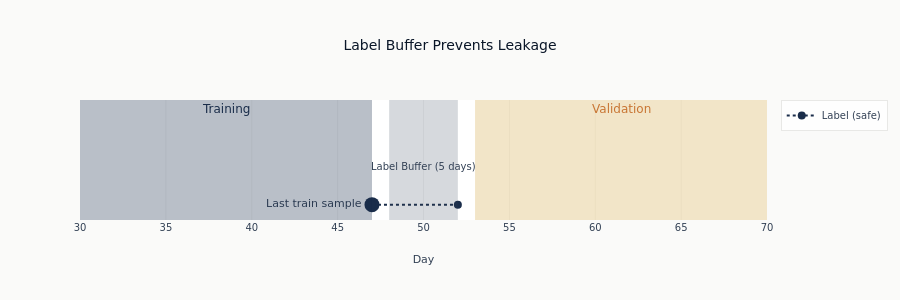

Notebook code cell kept with this figure:
### Markdown cell above
### The Solution: Label Buffer (Purge Gap)

End training at least $h$ samples before validation starts, where $h$ is the
label horizon. López de Prado (2018) calls this **purging**.

$$\text{Training End} \leq \text{Validation Start} - h$$

### Code cell
fig = go.Figure()

fig.add_vrect(x0=30, x1=47, fillcolor=COLORS["slate"], opacity=0.3, line_width=0)
fig.add_annotation(
    x=38.5, y=0.8, text="Training", showarrow=False, font=dict(size=12, color=COLORS["slate"])
)

fig.add_vrect(x0=48, x1=52, fillcolor=COLORS["neutral"], opacity=0.2, line_width=0)
fig.add_annotation(
    x=50,
    y=0.5,
    text="Label Buffer\n(5 days)",
    showarrow=False,
    font=dict(size=10, color=COLORS["neutral"]),
)

fig.add_vrect(x0=53, x1=70, fillcolor=COLORS["amber"], opacity=0.3, line_width=0)
fig.add_annotation(
    x=61.5, y=0.8, text="Validation", showarrow=False, font=dict(size=12, color=COLORS["copper"])
)

fig.add_trace(
    go.Scatter(
        x=[47],
        y=[0.3],
        mode="markers+text",
        marker=dict(size=15, color=COLORS["slate"]),
        text=["Last train sample"],
        textposition="middle left",
        name="Training",
        showlegend=False,
    )
)
fig.add_trace(
    go.Scatter(
        x=[47, 52],
        y=[0.3, 0.3],
        mode="lines+markers",
        line=dict(color=COLORS["slate"], width=2, dash="dot"),
        marker=dict(size=8),
        name="Label (safe)",
    )
)

fig.update_layout(
    title="Label Buffer Prevents Leakage",
    xaxis_title="Day",
    yaxis_visible=False,
    height=300,
    showlegend=True,
)
fig.show()

### Figure 1 — Plotly figure (JSON) as saved in the notebook; plotly's stock layout.template omitted (floating-point values rounded to 4 significant figures)
{"data": [{"marker": {"color": "#1a2d4a", "size": 15}, "mode": "markers+text", "name": "Training", "showlegend": false, "text": ["Last train sample"], "textposition": "middle left", "type": "scatter", "x": [47], "y": [0.3]}, {"line": {"color": "#1a2d4a", "dash": "dot", "width": 2}, "marker": {"size": 8}, "mode": "lines+markers", "name": "Label (safe)", "type": "scatter", "x": [47, 52], "y": [0.3, 0.3]}], "layout": {"annotations": [{"font": {"color": "#1a2d4a", "size": 12}, "showarrow": false, "text": "Training", "x": 38.5, "y": 0.8}, {"font": {"color": "#334155", "size": 10}, "showarrow": false, "text": "Label Buffer\n(5 days)", "x": 50, "y": 0.5}, {"font": {"color": "#C87533", "size": 12}, "showarrow": false, "text": "Validation", "x": 61.5, "y": 0.8}], "height": 300, "shapes": [{"fillcolor": "#1a2d4a", "line": {"width": 0}, "opacity": 0.3, "type": "rect", "x0": 30, "x1": 47, "xref": "x", "y0": 0, "y1": 1, "yref": "y domain"}, {"fillcolor": "#334155", "line": {"width": 0}, "opacity": 0.2, "type": "rect", "x0": 48, "x1": 52, "xref": "x", "y0": 0, "y1": 1, "yref": "y domain"}, {"fillcolor": "#D4A84B", "line": {"width": 0}, "opacity": 0.3, "type": "rect", "x0": 53, "x1": 70, "xref": "x", "y0": 0, "y1": 1, "yref": "y domain"}], "showlegend": true, "title": {"text": "Label Buffer Prevents Leakage"}, "xaxis": {"title": {"text": "Day"}}, "yaxis": {"visible": false}}}
